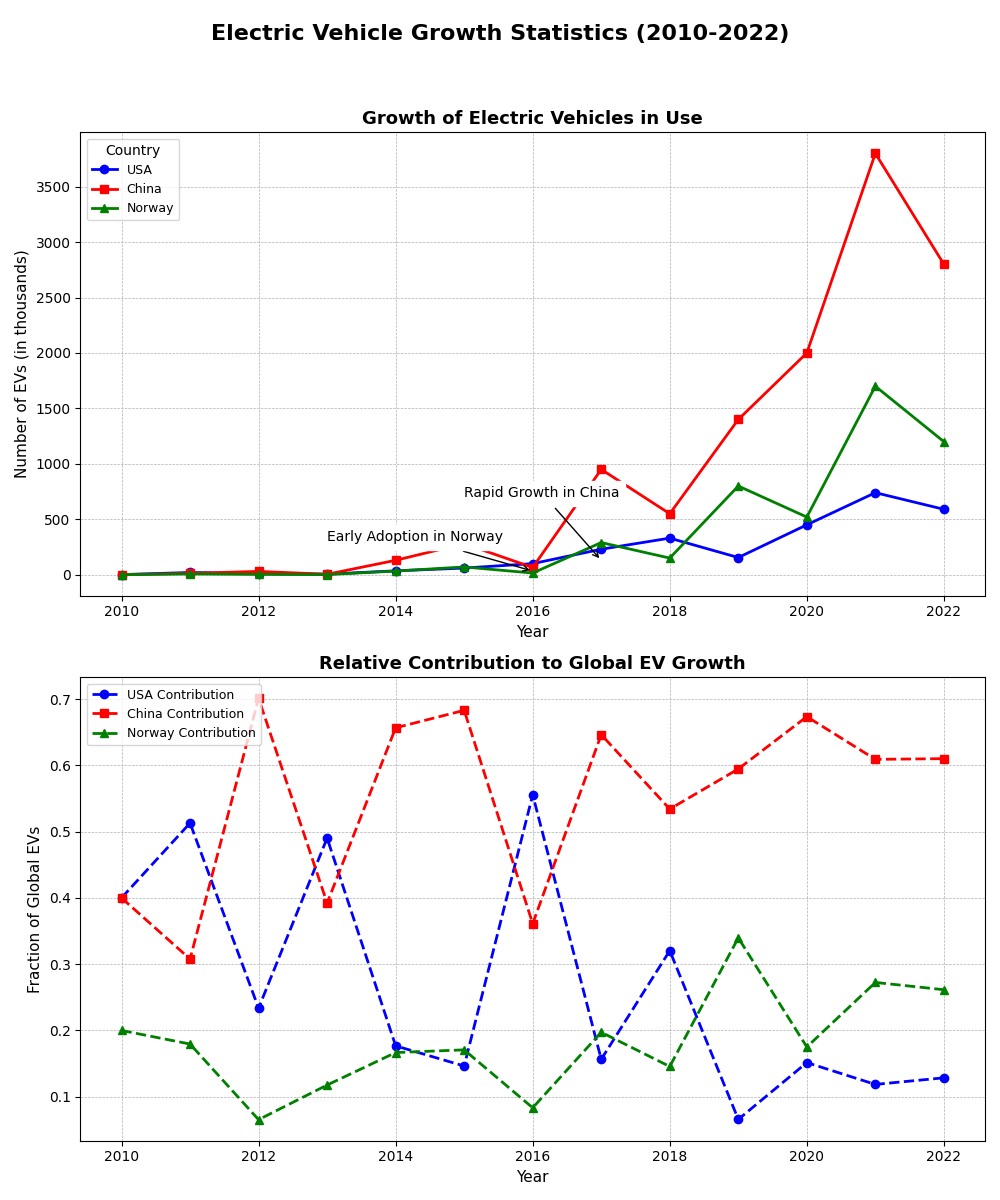

Here is the Python script that generated this plot:
import matplotlib.pyplot as plt
import numpy as np

years = np.arange(2010, 2023)

# Manually altered original growth data to randomize within data groups.
usa_ev_growth = np.array([1, 20, 10, 5, 35, 60, 100, 230, 330, 155, 450, 740, 590])
china_ev_growth = np.array([1, 12, 30, 4, 130, 280, 65, 950, 550, 1400, 2000, 3800, 2800])
norway_ev_growth = np.array([0.5, 7, 2.8, 1.2, 33, 70, 15, 290, 150, 800, 520, 1700, 1200])

fig, axs = plt.subplots(2, 1, figsize=(10,12))
fig.suptitle('Electric Vehicle Growth Statistics (2010-2022)', fontsize=16, fontweight='bold')

# First subplot: Line Chart for EV growth
axs[0].plot(years, usa_ev_growth, label='USA', color='blue', linestyle='-', marker='o', linewidth=2)
axs[0].plot(years, china_ev_growth, label='China', color='red', linestyle='-', marker='s', linewidth=2)
axs[0].plot(years, norway_ev_growth, label='Norway', color='green', linestyle='-', marker='^', linewidth=2)

axs[0].set_title('Growth of Electric Vehicles in Use', fontsize=13, fontweight='bold')
axs[0].set_xlabel('Year', fontsize=11)
axs[0].set_ylabel('Number of EVs (in thousands)', fontsize=11)
axs[0].legend(title="Country", loc='upper left', fontsize=9)
axs[0].grid(True, which='both', linestyle='--', linewidth=0.5)

axs[0].annotate('Rapid Growth in China', xy=(2017, 130), xytext=(2015, 700),
                arrowprops=dict(facecolor='black', arrowstyle='->'), fontsize=10, backgroundcolor='w')
axs[0].annotate('Early Adoption in Norway', xy=(2016, 33), xytext=(2013, 300),
                arrowprops=dict(facecolor='black', arrowstyle='->'), fontsize=10, backgroundcolor='w')

# Second subplot: Manual Stacked Line Chart to show relative contributions
usa_contribution = usa_ev_growth / (usa_ev_growth + china_ev_growth + norway_ev_growth)
china_contribution = china_ev_growth / (usa_ev_growth + china_ev_growth + norway_ev_growth)
norway_contribution = norway_ev_growth / (usa_ev_growth + china_ev_growth + norway_ev_growth)

axs[1].plot(years, usa_contribution, label='USA Contribution', color='blue', linestyle='--', marker='o', linewidth=2)
axs[1].plot(years, china_contribution, label='China Contribution', color='red', linestyle='--', marker='s', linewidth=2)
axs[1].plot(years, norway_contribution, label='Norway Contribution', color='green', linestyle='--', marker='^', linewidth=2)

axs[1].set_title('Relative Contribution to Global EV Growth', fontsize=13, fontweight='bold')
axs[1].set_xlabel('Year', fontsize=11)
axs[1].set_ylabel('Fraction of Global EVs', fontsize=11)
axs[1].legend(loc='upper left', fontsize=9)
axs[1].grid(True, which='both', linestyle='--', linewidth=0.5)

fig.tight_layout(rect=[0, 0, 1, 0.95])

plt.show()
